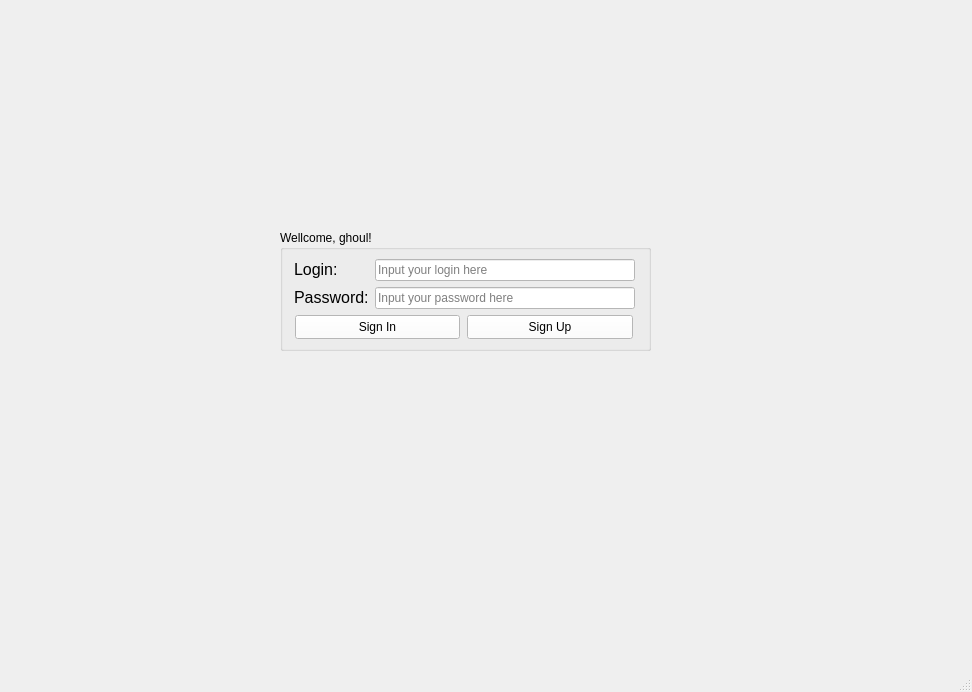
<?xml version="1.0" encoding="UTF-8"?>
<ui version="4.0">
 <class>MainWindow</class>
 <widget class="QMainWindow" name="MainWindow">
  <property name="geometry">
   <rect>
    <x>0</x>
    <y>0</y>
    <width>972</width>
    <height>692</height>
   </rect>
  </property>
  <property name="windowTitle">
   <string>MainWindow</string>
  </property>
  <widget class="QWidget" name="centralwidget">
   <property name="palette">
    <palette>
     <active>
      <colorrole role="WindowText">
       <brush brushstyle="SolidPattern">
        <color alpha="255">
         <red>0</red>
         <green>0</green>
         <blue>0</blue>
        </color>
       </brush>
      </colorrole>
      <colorrole role="Button">
       <brush brushstyle="SolidPattern">
        <color alpha="255">
         <red>255</red>
         <green>255</green>
         <blue>255</blue>
        </color>
       </brush>
      </colorrole>
      <colorrole role="Light">
       <brush brushstyle="SolidPattern">
        <color alpha="255">
         <red>255</red>
         <green>255</green>
         <blue>255</blue>
        </color>
       </brush>
      </colorrole>
      <colorrole role="Midlight">
       <brush brushstyle="SolidPattern">
        <color alpha="255">
         <red>255</red>
         <green>255</green>
         <blue>255</blue>
        </color>
       </brush>
      </colorrole>
      <colorrole role="Dark">
       <brush brushstyle="SolidPattern">
        <color alpha="255">
         <red>127</red>
         <green>127</green>
         <blue>127</blue>
        </color>
       </brush>
      </colorrole>
      <colorrole role="Mid">
       <brush brushstyle="SolidPattern">
        <color alpha="255">
         <red>170</red>
         <green>170</green>
         <blue>170</blue>
        </color>
       </brush>
      </colorrole>
      <colorrole role="Text">
       <brush brushstyle="SolidPattern">
        <color alpha="255">
         <red>0</red>
         <green>0</green>
         <blue>0</blue>
        </color>
       </brush>
      </colorrole>
      <colorrole role="BrightText">
       <brush brushstyle="SolidPattern">
        <color alpha="255">
         <red>255</red>
         <green>255</green>
         <blue>255</blue>
        </color>
       </brush>
      </colorrole>
      <colorrole role="ButtonText">
       <brush brushstyle="SolidPattern">
        <color alpha="255">
         <red>0</red>
         <green>0</green>
         <blue>0</blue>
        </color>
       </brush>
      </colorrole>
      <colorrole role="Base">
       <brush brushstyle="SolidPattern">
        <color alpha="255">
         <red>255</red>
         <green>255</green>
         <blue>255</blue>
        </color>
       </brush>
      </colorrole>
      <colorrole role="Window">
       <brush brushstyle="SolidPattern">
        <color alpha="255">
         <red>255</red>
         <green>255</green>
         <blue>255</blue>
        </color>
       </brush>
      </colorrole>
      <colorrole role="Shadow">
       <brush brushstyle="SolidPattern">
        <color alpha="255">
         <red>0</red>
         <green>0</green>
         <blue>0</blue>
        </color>
       </brush>
      </colorrole>
      <colorrole role="AlternateBase">
       <brush brushstyle="SolidPattern">
        <color alpha="255">
         <red>255</red>
         <green>255</green>
         <blue>255</blue>
        </color>
       </brush>
      </colorrole>
      <colorrole role="ToolTipBase">
       <brush brushstyle="SolidPattern">
        <color alpha="255">
         <red>255</red>
         <green>255</green>
         <blue>220</blue>
        </color>
       </brush>
      </colorrole>
      <colorrole role="ToolTipText">
       <brush brushstyle="SolidPattern">
        <color alpha="255">
         <red>0</red>
         <green>0</green>
         <blue>0</blue>
        </color>
       </brush>
      </colorrole>
      <colorrole role="PlaceholderText">
       <brush brushstyle="SolidPattern">
        <color alpha="128">
         <red>0</red>
         <green>0</green>
         <blue>0</blue>
        </color>
       </brush>
      </colorrole>
     </active>
     <inactive>
      <colorrole role="WindowText">
       <brush brushstyle="SolidPattern">
        <color alpha="255">
         <red>0</red>
         <green>0</green>
         <blue>0</blue>
        </color>
       </brush>
      </colorrole>
      <colorrole role="Button">
       <brush brushstyle="SolidPattern">
        <color alpha="255">
         <red>255</red>
         <green>255</green>
         <blue>255</blue>
        </color>
       </brush>
      </colorrole>
      <colorrole role="Light">
       <brush brushstyle="SolidPattern">
        <color alpha="255">
         <red>255</red>
         <green>255</green>
         <blue>255</blue>
        </color>
       </brush>
      </colorrole>
      <colorrole role="Midlight">
       <brush brushstyle="SolidPattern">
        <color alpha="255">
         <red>255</red>
         <green>255</green>
         <blue>255</blue>
        </color>
       </brush>
      </colorrole>
      <colorrole role="Dark">
       <brush brushstyle="SolidPattern">
        <color alpha="255">
         <red>127</red>
         <green>127</green>
         <blue>127</blue>
        </color>
       </brush>
      </colorrole>
      <colorrole role="Mid">
       <brush brushstyle="SolidPattern">
        <color alpha="255">
         <red>170</red>
         <green>170</green>
         <blue>170</blue>
        </color>
       </brush>
      </colorrole>
      <colorrole role="Text">
       <brush brushstyle="SolidPattern">
        <color alpha="255">
         <red>0</red>
         <green>0</green>
         <blue>0</blue>
        </color>
       </brush>
      </colorrole>
      <colorrole role="BrightText">
       <brush brushstyle="SolidPattern">
        <color alpha="255">
         <red>255</red>
         <green>255</green>
         <blue>255</blue>
        </color>
       </brush>
      </colorrole>
      <colorrole role="ButtonText">
       <brush brushstyle="SolidPattern">
        <color alpha="255">
         <red>0</red>
         <green>0</green>
         <blue>0</blue>
        </color>
       </brush>
      </colorrole>
      <colorrole role="Base">
       <brush brushstyle="SolidPattern">
        <color alpha="255">
         <red>255</red>
         <green>255</green>
         <blue>255</blue>
        </color>
       </brush>
      </colorrole>
      <colorrole role="Window">
       <brush brushstyle="SolidPattern">
        <color alpha="255">
         <red>255</red>
         <green>255</green>
         <blue>255</blue>
        </color>
       </brush>
      </colorrole>
      <colorrole role="Shadow">
       <brush brushstyle="SolidPattern">
        <color alpha="255">
         <red>0</red>
         <green>0</green>
         <blue>0</blue>
        </color>
       </brush>
      </colorrole>
      <colorrole role="AlternateBase">
       <brush brushstyle="SolidPattern">
        <color alpha="255">
         <red>255</red>
         <green>255</green>
         <blue>255</blue>
        </color>
       </brush>
      </colorrole>
      <colorrole role="ToolTipBase">
       <brush brushstyle="SolidPattern">
        <color alpha="255">
         <red>255</red>
         <green>255</green>
         <blue>220</blue>
        </color>
       </brush>
      </colorrole>
      <colorrole role="ToolTipText">
       <brush brushstyle="SolidPattern">
        <color alpha="255">
         <red>0</red>
         <green>0</green>
         <blue>0</blue>
        </color>
       </brush>
      </colorrole>
      <colorrole role="PlaceholderText">
       <brush brushstyle="SolidPattern">
        <color alpha="128">
         <red>0</red>
         <green>0</green>
         <blue>0</blue>
        </color>
       </brush>
      </colorrole>
     </inactive>
     <disabled>
      <colorrole role="WindowText">
       <brush brushstyle="SolidPattern">
        <color alpha="255">
         <red>127</red>
         <green>127</green>
         <blue>127</blue>
        </color>
       </brush>
      </colorrole>
      <colorrole role="Button">
       <brush brushstyle="SolidPattern">
        <color alpha="255">
         <red>255</red>
         <green>255</green>
         <blue>255</blue>
        </color>
       </brush>
      </colorrole>
      <colorrole role="Light">
       <brush brushstyle="SolidPattern">
        <color alpha="255">
         <red>255</red>
         <green>255</green>
         <blue>255</blue>
        </color>
       </brush>
      </colorrole>
      <colorrole role="Midlight">
       <brush brushstyle="SolidPattern">
        <color alpha="255">
         <red>255</red>
         <green>255</green>
         <blue>255</blue>
        </color>
       </brush>
      </colorrole>
      <colorrole role="Dark">
       <brush brushstyle="SolidPattern">
        <color alpha="255">
         <red>127</red>
         <green>127</green>
         <blue>127</blue>
        </color>
       </brush>
      </colorrole>
      <colorrole role="Mid">
       <brush brushstyle="SolidPattern">
        <color alpha="255">
         <red>170</red>
         <green>170</green>
         <blue>170</blue>
        </color>
       </brush>
      </colorrole>
      <colorrole role="Text">
       <brush brushstyle="SolidPattern">
        <color alpha="255">
         <red>127</red>
         <green>127</green>
         <blue>127</blue>
        </color>
       </brush>
      </colorrole>
      <colorrole role="BrightText">
       <brush brushstyle="SolidPattern">
        <color alpha="255">
         <red>255</red>
         <green>255</green>
         <blue>255</blue>
        </color>
       </brush>
      </colorrole>
      <colorrole role="ButtonText">
       <brush brushstyle="SolidPattern">
        <color alpha="255">
         <red>127</red>
         <green>127</green>
         <blue>127</blue>
        </color>
       </brush>
      </colorrole>
      <colorrole role="Base">
       <brush brushstyle="SolidPattern">
        <color alpha="255">
         <red>255</red>
         <green>255</green>
         <blue>255</blue>
        </color>
       </brush>
      </colorrole>
      <colorrole role="Window">
       <brush brushstyle="SolidPattern">
        <color alpha="255">
         <red>255</red>
         <green>255</green>
         <blue>255</blue>
        </color>
       </brush>
      </colorrole>
      <colorrole role="Shadow">
       <brush brushstyle="SolidPattern">
        <color alpha="255">
         <red>0</red>
         <green>0</green>
         <blue>0</blue>
        </color>
       </brush>
      </colorrole>
      <colorrole role="AlternateBase">
       <brush brushstyle="SolidPattern">
        <color alpha="255">
         <red>255</red>
         <green>255</green>
         <blue>255</blue>
        </color>
       </brush>
      </colorrole>
      <colorrole role="ToolTipBase">
       <brush brushstyle="SolidPattern">
        <color alpha="255">
         <red>255</red>
         <green>255</green>
         <blue>220</blue>
        </color>
       </brush>
      </colorrole>
      <colorrole role="ToolTipText">
       <brush brushstyle="SolidPattern">
        <color alpha="255">
         <red>0</red>
         <green>0</green>
         <blue>0</blue>
        </color>
       </brush>
      </colorrole>
      <colorrole role="PlaceholderText">
       <brush brushstyle="SolidPattern">
        <color alpha="128">
         <red>0</red>
         <green>0</green>
         <blue>0</blue>
        </color>
       </brush>
      </colorrole>
     </disabled>
    </palette>
   </property>
   <widget class="QGroupBox" name="groupBox">
    <property name="geometry">
     <rect>
      <x>280</x>
      <y>230</y>
      <width>371</width>
      <height>121</height>
     </rect>
    </property>
    <property name="title">
     <string>Wellcome, ghoul!</string>
    </property>
    <layout class="QVBoxLayout" name="verticalLayout">
     <item>
      <layout class="QGridLayout" name="gridLayout_2">
       <item row="1" column="1">
        <widget class="QLineEdit" name="passwordLineEdit">
         <property name="sizePolicy">
          <sizepolicy hsizetype="Expanding" vsizetype="Preferred">
           <horstretch>0</horstretch>
           <verstretch>0</verstretch>
          </sizepolicy>
         </property>
         <property name="maximumSize">
          <size>
           <width>260</width>
           <height>22</height>
          </size>
         </property>
         <property name="placeholderText">
          <string>Input your password here</string>
         </property>
        </widget>
       </item>
       <item row="2" column="0" colspan="2">
        <layout class="QHBoxLayout" name="horizontalLayout">
         <item>
          <widget class="QPushButton" name="signInButton">
           <property name="sizePolicy">
            <sizepolicy hsizetype="Preferred" vsizetype="Preferred">
             <horstretch>0</horstretch>
             <verstretch>0</verstretch>
            </sizepolicy>
           </property>
           <property name="minimumSize">
            <size>
             <width>0</width>
             <height>0</height>
            </size>
           </property>
           <property name="maximumSize">
            <size>
             <width>165</width>
             <height>61</height>
            </size>
           </property>
           <property name="text">
            <string>Sign In</string>
           </property>
          </widget>
         </item>
         <item>
          <widget class="QPushButton" name="signUpButton">
           <property name="sizePolicy">
            <sizepolicy hsizetype="Preferred" vsizetype="Preferred">
             <horstretch>0</horstretch>
             <verstretch>0</verstretch>
            </sizepolicy>
           </property>
           <property name="minimumSize">
            <size>
             <width>0</width>
             <height>0</height>
            </size>
           </property>
           <property name="maximumSize">
            <size>
             <width>166</width>
             <height>61</height>
            </size>
           </property>
           <property name="text">
            <string>Sign Up</string>
           </property>
          </widget>
         </item>
        </layout>
       </item>
       <item row="0" column="1">
        <widget class="QLineEdit" name="loginLineEdit">
         <property name="sizePolicy">
          <sizepolicy hsizetype="Expanding" vsizetype="Preferred">
           <horstretch>0</horstretch>
           <verstretch>0</verstretch>
          </sizepolicy>
         </property>
         <property name="maximumSize">
          <size>
           <width>260</width>
           <height>22</height>
          </size>
         </property>
         <property name="placeholderText">
          <string>Input your login here</string>
         </property>
        </widget>
       </item>
       <item row="0" column="0">
        <widget class="QLabel" name="label">
         <property name="maximumSize">
          <size>
           <width>73</width>
           <height>22</height>
          </size>
         </property>
         <property name="text">
          <string>&lt;html&gt;&lt;head/&gt;&lt;body&gt;&lt;p&gt;&lt;span style=&quot; font-size:12pt;&quot;&gt;Login:&lt;/span&gt;&lt;/p&gt;&lt;/body&gt;&lt;/html&gt;</string>
         </property>
         <property name="buddy">
          <cstring>loginLineEdit</cstring>
         </property>
        </widget>
       </item>
       <item row="1" column="0">
        <widget class="QLabel" name="label_2">
         <property name="maximumSize">
          <size>
           <width>73</width>
           <height>22</height>
          </size>
         </property>
         <property name="text">
          <string>&lt;html&gt;&lt;head/&gt;&lt;body&gt;&lt;p&gt;&lt;span style=&quot; font-size:12pt;&quot;&gt;Password:&lt;/span&gt;&lt;/p&gt;&lt;/body&gt;&lt;/html&gt;</string>
         </property>
         <property name="buddy">
          <cstring>passwordLineEdit</cstring>
         </property>
        </widget>
       </item>
      </layout>
     </item>
    </layout>
   </widget>
  </widget>
  <widget class="QMenuBar" name="menubar">
   <property name="geometry">
    <rect>
     <x>0</x>
     <y>0</y>
     <width>972</width>
     <height>20</height>
    </rect>
   </property>
  </widget>
  <widget class="QStatusBar" name="statusbar"/>
 </widget>
 <tabstops>
  <tabstop>loginLineEdit</tabstop>
  <tabstop>passwordLineEdit</tabstop>
  <tabstop>signUpButton</tabstop>
 </tabstops>
 <resources/>
 <connections/>
</ui>
